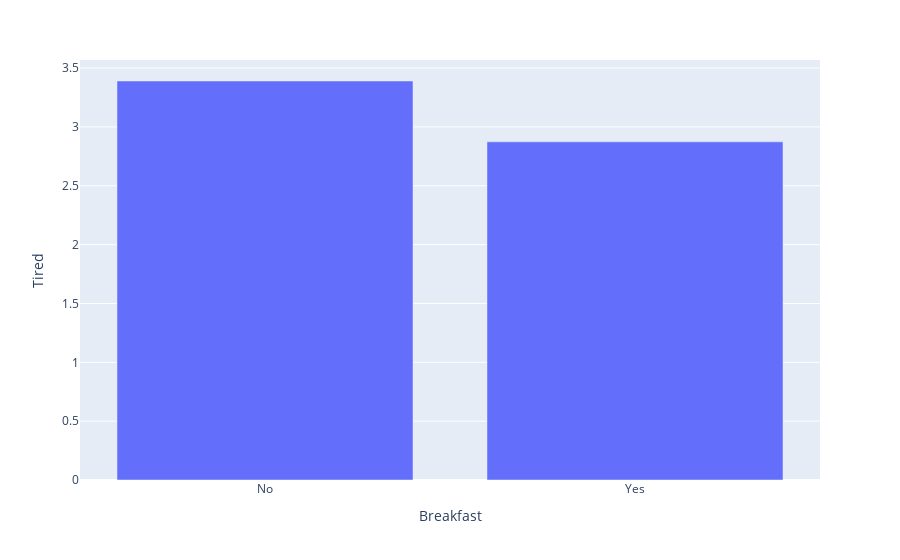

Notebook code cell kept with this figure:
### Code cell
# using plotly
# getting the mean over Tired grouped by Breakfast
fig = px.bar(df_sleep.groupby("Breakfast")["Tired"].mean().reset_index(), x='Breakfast', y='Tired')
fig.show()

### Figure 1 — Plotly figure (JSON) as saved in the notebook; plotly's stock layout.template omitted (floating-point values rounded to 4 significant figures)
{"data": [{"alignmentgroup": "True", "hovertemplate": "Breakfast=%{x}<br>Tired=%{y}<extra></extra>", "legendgroup": "", "marker": {"color": "#636efa"}, "name": "", "offsetgroup": "", "orientation": "v", "showlegend": false, "textposition": "auto", "type": "bar", "x": ["No", "Yes"], "xaxis": "x", "y": [3.39, 2.873], "yaxis": "y"}], "layout": {"barmode": "relative", "legend": {"tracegroupgap": 0}, "margin": {"t": 60}, "xaxis": {"anchor": "y", "domain": [0, 1], "title": {"text": "Breakfast"}}, "yaxis": {"anchor": "x", "domain": [0, 1], "title": {"text": "Tired"}}}}
